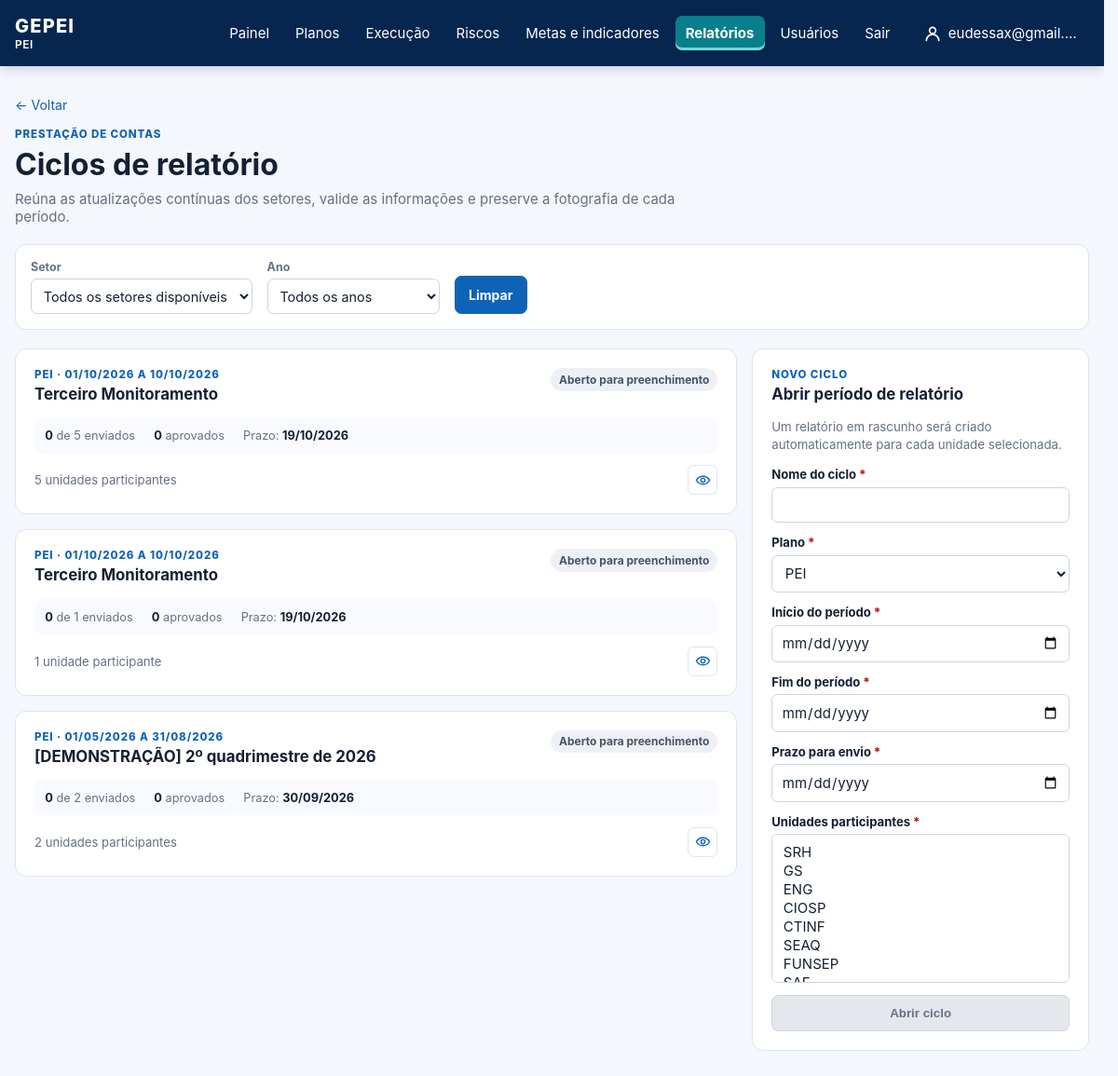
The app's page /relatorios/ciclos/ (signed in) with its own data.
### core/models.py (models this page shows, shortened)
class Plan(models.Model):
    class PlanType(models.TextChoices):
        PEI = "PEI", "PEI"
        PESP = "PESP", "PESP"
        PPA = "PPA", "PPA"
        OTHER = "OUTRO", "Outro"
    name = models.CharField(max_length=180)
    acronym = models.CharField(max_length=30)
    plan_type = models.CharField(max_length=10, choices=PlanType.choices)
    access_groups = models.ManyToManyField("auth.Group", blank=True, related_name="accessible_plans")
    start_date = models.DateField()
    end_date = models.DateField()
    active = models.BooleanField(default=True)
    def __str__(self):
        return self.acronym

class ReportCycle(models.Model):
    class Status(models.TextChoices):
        OPEN = "ABERTO", "Aberto para preenchimento"
        CONSOLIDATING = "EM_CONSOLIDACAO", "Em consolidação"
        CLOSED = "ENCERRADO", "Encerrado"
    plan = models.ForeignKey(Plan, on_delete=models.PROTECT, related_name="report_cycles")
    name = models.CharField(max_length=180)
    period_start = models.DateField()
    period_end = models.DateField()
    due_date = models.DateField()
    participating_units = models.ManyToManyField(OrganizationalUnit, related_name="report_cycles")
    status = models.CharField(max_length=18, choices=Status.choices, default=Status.OPEN)
    created_by = models.ForeignKey(settings.AUTH_USER_MODEL, on_delete=models.PROTECT, related_name="created_report_cycles")
    created_at = models.DateTimeField(auto_now_add=True)
    closed_at = models.DateTimeField(null=True, blank=True)
    class Meta:
        ordering = ["-period_end", "-id"]

### core/views.py (the view)
# urls.py: path("relatorios/", quarterly_reports.overview, name="report_cycle_overview"),
@login_required
@permission_required("core.view_reportcycle", raise_exception=True)
def report_cycle_overview(request):
    if request.method == "POST":
        _require_permission(request.user, "add_reportcycle")
        form = ReportCycleForm(request.POST, plans=current_plans(request), units=scope_units(OrganizationalUnit.objects.all(), request.user))
        if form.is_valid():
            own_ids = user_unit_ids(request.user)
            if own_ids is not None and request.user.has_perm("core.view_other_units") and any(unit.pk not in own_ids for unit in form.cleaned_data["participating_units"]):
                raise PermissionDenied
            with transaction.atomic():
                cycle = form.save(commit=False)
                cycle.created_by = request.user
                cycle.save()
                form.save_m2m()
                for unit in cycle.participating_units.all():
                    SectorReport.objects.get_or_create(cycle=cycle, unit=unit)
            messages.success(request, "Ciclo aberto e relatórios setoriais preparados.")
            return redirect("report_cycle_detail", cycle_id=cycle.id)
    else:
        form = ReportCycleForm(plans=current_plans(request), units=scope_units(OrganizationalUnit.objects.all(), request.user), initial={"plan": request.active_plan})
    cycles = ReportCycle.objects.filter(plan__in=current_plans(request)).select_related("plan", "created_by").prefetch_related("sector_reports", "participating_units")
    selected_unit = selected_unit_for_request(request)
    selected_year = request.GET.get("year", "")
    visible_units = {int(selected_unit)} if selected_unit.isdigit() else user_unit_ids(request.user, for_view=True)
    if visible_units is not None:
        cycles = cycles.filter(sector_reports__unit_id__in=visible_units).distinct()
    years = {timezone.localdate().year}
    for start, end in cycles.values_list("period_start", "period_end"):
        years.update(range(start.year, end.year + 1))
    if selected_year.isdigit() and 1 <= int(selected_year) <= 9999:
        year = int(selected_year)
        cycles = cycles.filter(period_start__lte=date(year, 12, 31), period_end__gte=date(year, 1, 1))
    cycle_rows = []
    for cycle in cycles:
        reports = [
            item for item in cycle.sector_reports.all() if visible_units is None or item.unit_id in visible_units
        ]
        cycle_rows.append(
            {
                "cycle": cycle,
                "report_count": len(reports),
                "submitted_count": sum(item.status != SectorReport.Status.DRAFT for item in reports),
                "approved_count": sum(item.status in [SectorReport.Status.APPROVED, SectorReport.Status.CONSOLIDATED] for item in reports),
            }
        )
    return render(
        request,
        "core/report_cycle_overview.html",
        {"units": view_scope_units(OrganizationalUnit.objects.order_by("name"), request.user), "selected_unit": selected_unit, "years": sorted(years, reverse=True), "selected_year": selected_year, "cycle_rows": cycle_rows, "cycle_form": form, "can_add_cycle": request.user.has_perm("core.add_reportcycle")},
    )

### core/forms.py (shortened to what this page needs)
class ReportCycleForm(forms.ModelForm):
    class Meta:
        model = ReportCycle
        fields = ["name", "plan", "period_start", "period_end", "due_date", "participating_units"]
        labels = {
            "name": "Nome do ciclo",
            "plan": "Plano",
            "period_start": "Início do período",
            "period_end": "Fim do período",
            "due_date": "Prazo para envio",
            "participating_units": "Unidades participantes",
        }
        widgets = {
            "period_start": forms.DateInput(format="%Y-%m-%d", attrs={"type": "date"}),
            "period_end": forms.DateInput(format="%Y-%m-%d", attrs={"type": "date"}),
            "due_date": forms.DateInput(format="%Y-%m-%d", attrs={"type": "date"}),
            "participating_units": forms.SelectMultiple(attrs={"size": 7}),
        }
    def __init__(self, *args, plans=None, units=None, **kwargs):
        super().__init__(*args, **kwargs)
        if plans is not None:
            self.fields["plan"].queryset = plans
        if units is not None:
            self.fields["participating_units"].queryset = units

### core/context_processors.py (called while the page is built)
def navigation_plans(request):
    if not request.user.is_authenticated:
        return {"navigation_plans": []}
    return {"navigation_plans": request.available_plans, "active_plan": request.active_plan}

### core/models.py (called while the page is built)
    def __str__(self):
        return self.acronym or self.name

### core/permissions.py (called while the page is built, shortened)
def is_administrator(user):
    if user.is_superuser:
        return True
    return user.groups.filter(name__iexact=ADMINISTRATOR_GROUP_NAME).exists()

def user_unit_ids(user, for_view=False):
    if is_administrator(user) or (for_view and user.has_perm("core.view_other_units")):
        return None

def scope_units(queryset, user, for_view=False):
    from .plan_scope import units_for_plan
    queryset = units_for_plan(queryset, user)
    ids = user_unit_ids(user, for_view=for_view)
    return queryset if ids is None else queryset.filter(pk__in=ids)

def selected_unit_for_request(request):
    ids = user_unit_ids(request.user)
    requested = request.GET.get("unit", "")
    if ids is None:
        return requested

def view_scope_units(queryset, user):
    return scope_units(queryset, user, for_view=True)

### core/plan_scope.py (called while the page is built)
def current_plans(request):
    return Plan.objects.filter(pk=getattr(request.user, "_active_plan_id", None))

### templates/core/report_cycle_overview.html (shortened to what this page needs)
{% extends "base.html" %}
{% block content %}
  <a class="back-link" href="{% url 'dashboard' %}">← Voltar</a>
  <section class="page-heading dashboard-heading">
    <div><p class="eyebrow">Prestação de contas</p><h1>Ciclos de relatório</h1><p>Reúna as atualizações contínuas dos setores, valide as informações e preserve a fotografia de cada período.</p></div>
  </section>
  <form method="get" class="dashboard-filters" aria-label="Filtros dos ciclos">
    <label>Setor<select name="unit"><option value="">Todos os setores disponíveis</option></select></label>
    <label>Ano<select name="year"><option value="">Todos os anos</option>{% for year in years %}<option value="{{ year }}" {% if selected_year == year|stringformat:"s" %}selected{% endif %}>{{ year }}</option>{% endfor %}</select></label>
    <a class="button button-primary clear-filter" href="{% url 'legacy_report_cycles' %}">Limpar</a>
  </form>
  <section class="report-overview-grid">
    <div class="report-cycle-list">
      {% for row in cycle_rows %}
        <article class="panel report-cycle-card">
          <div class="panel-heading"><div><p class="eyebrow">{{ row.cycle.plan.acronym }} · {{ row.cycle.period_start|date:"d/m/Y" }} a {{ row.cycle.period_end|date:"d/m/Y" }}</p><h2>{{ row.cycle.name }}</h2></div><span class="chip chip-report-{{ row.cycle.status|lower }}">{{ row.cycle.get_status_display }}</span></div>
          <div class="report-cycle-progress"><span><strong>{{ row.submitted_count }}</strong> de {{ row.report_count }} enviados</span><span><strong>{{ row.approved_count }}</strong> aprovados</span><span>Prazo: <strong>{{ row.cycle.due_date|date:"d/m/Y" }}</strong></span></div>
          <div class="card-footer"><span>{{ row.report_count }} unidade{{ row.report_count|pluralize:"s" }} participante{{ row.report_count|pluralize:"s" }}</span><a class="row-icon" href="{% url 'report_cycle_detail' row.cycle.id %}?unit={{ selected_unit }}" title="Visualizar" aria-label="Visualizar">{% include "core/_record_icon.html" with icon="view" %}</a></div>
        </article>
      {% empty %}
        <div class="empty-state large-empty panel"><strong>Nenhum ciclo aberto.</strong><span>Crie o primeiro ciclo para preparar os relatórios das unidades participantes.</span></div>
      {% endfor %}
    </div>
    {% if can_add_cycle %}<aside class="panel report-cycle-form-panel">
      <div class="panel-heading"><div><p class="eyebrow">Novo ciclo</p><h2>Abrir período de relatório</h2></div></div>
      <p class="form-hint">Um relatório em rascunho será criado automaticamente para cada unidade selecionada.</p>
      <form method="post" class="activity-form">{% csrf_token %}{% for field in cycle_form %}<div class="form-field"><label for="{{ field.id_for_label }}">{{ field.label }}</label>{{ field }}{% for error in field.errors %}<span class="field-error">{{ error }}</span>{% endfor %}</div>{% endfor %}<button class="button button-primary" type="submit">Abrir ciclo</button></form>
    </aside>{% endif %}
  </section>
{% endblock %}

### templates/base.html (shortened to what this page needs)
{% load static %}
<!doctype html>
<html lang="pt-br">
<head>
  <link rel="stylesheet" href="{% static 'css/gepei.css' %}?v=20261126-indice-vertical">
</head>
<body{% if active_plan.plan_type == "PESP" %} class="theme-pesp"{% endif %}>
  <header class="topbar">
    <a class="brand" href="{% url 'dashboard' %}">
      GEPEI
      {% if active_plan %}<span class="brand-plan">{{ active_plan.acronym }}</span>{% endif %}
    </a>
    {% if user.is_authenticated %}
      <nav>
        <a href="{% url 'dashboard' %}" {% if request.path == '/' %}class="nav-active" aria-current="page"{% endif %}>Painel</a>
        {% if perms.core.view_plan %}<a href="{% url 'pei_overview' %}" {% if '/pei/' in request.path %}class="nav-active" aria-current="page"{% endif %}>Planos</a>{% endif %}
        {% if perms.core.view_actionplan %}<a href="{% url 'action_plan_list' %}" {% if '/planos-de-acao/' in request.path and '/riscos/' not in request.path %}class="nav-active" aria-current="page"{% endif %}>Execução</a>{% endif %}
        {% if perms.core.view_risk %}<a href="{% url 'risk_overview' %}" {% if '/riscos/' in request.path %}class="nav-active" aria-current="page"{% endif %}>Riscos</a>{% endif %}
        {% if perms.core.view_strategictarget or perms.core.view_indicator %}<a href="{% if perms.core.view_indicator %}{% url 'indicator_overview' %}{% else %}{% url 'target_overview' %}{% endif %}" >Metas e indicadores</a>{% endif %}
        {% if perms.core.view_reportcycle or perms.core.view_sectorreport or perms.core.view_quarterlysectorreport or perms.core.consolidate_quarterlysectorreport %}<a href="{% url 'report_cycle_overview' %}" {% if '/relatorios/' in request.path %}class="nav-active" aria-current="page"{% endif %}>Relatórios</a>{% endif %}
        {% if perms.auth.view_user or perms.auth.view_group %}
        <details class="nav-plans{% if '/usuarios/' in request.path %} nav-active{% endif %}">
          <summary {% if '/usuarios/' in request.path %}aria-current="page"{% endif %}>Usuários</summary>
        </details>
        {% endif %}
        <form method="post" action="{% url 'logout' %}" onsubmit="return confirm('Tem certeza de que deseja sair?');">
          <button type="submit">Sair</button>
        </form>
        <a class="nav-user{% if request.path == '/minha-conta/' %} nav-active{% endif %}" href="{% url 'profile_edit' %}" title="Minha conta">
          <svg width="20" height="20" viewBox="0 0 24 24" fill="none" stroke="currentColor" stroke-width="2" stroke-linecap="round" stroke-linejoin="round" aria-hidden="true"><circle cx="12" cy="8" r="4"/><path d="M4 21c0-4.4 3.6-8 8-8s8 3.6 8 8"/></svg>
          <span>{{ user.first_name|default:user.username }}</span>
        </a>
      </nav>
    {% endif %}
  </header>
  <main class="container">
    {% block content %}{% endblock %}
  </main>
</body>
</html>

### templates/core/_record_icon.html
{% if icon == "view" %}<svg viewBox="0 0 24 24" width="18" height="18" fill="none" stroke="currentColor" stroke-width="1.8" stroke-linecap="round" stroke-linejoin="round" aria-hidden="true"><path d="M2 12s3.5-6 10-6 10 6 10 6-3.5 6-10 6S2 12 2 12Z"/><circle cx="12" cy="12" r="3"/></svg>{% elif icon == "delete" %}<svg viewBox="0 0 24 24" width="18" height="18" fill="none" stroke="currentColor" stroke-width="1.8" aria-hidden="true"><path d="M3 6h18M9 6V3h6v3M5 6l1 15h12l1-15M10 10v7M14 10v7"/></svg>{% elif icon == "evidence" %}<svg viewBox="0 0 24 24" width="18" height="18" fill="none" stroke="currentColor" stroke-width="1.8" aria-hidden="true"><path d="M6 3h8l4 4v14H6zM14 3v4h4M9 12h6M9 16h6"/></svg>{% else %}<svg viewBox="0 0 24 24" width="18" height="18" fill="none" stroke="currentColor" stroke-width="1.8" aria-hidden="true"><path d="m15 5 4 4M4 20l4-1L20 7a2.8 2.8 0 0 0-4-4L4 15z"/></svg>{% endif %}

### records on screen
Plan: acronym "PEI"
ReportCycle: cycle.plan.acronym "PEI", cycle.period_start "01/10/2026", cycle.period_end "10/10/2026", cycle.name "Terceiro Monitoramento", cycle.status "Aberto para preenchimento", submitted_count "0", report_count "5", approved_count "0", cycle.due_date "19/10/2026"
ReportCycle: cycle.plan.acronym "PEI", cycle.period_start "01/10/2026", cycle.period_end "10/10/2026", cycle.name "Terceiro Monitoramento", cycle.status "Aberto para preenchimento", submitted_count "0", report_count "1", approved_count "0", cycle.due_date "19/10/2026"
ReportCycle: cycle.plan.acronym "PEI", cycle.period_start "01/05/2026", cycle.period_end "31/08/2026", cycle.name "[DEMONSTRAÇÃO] 2º quadrimestre de 2026", cycle.status "Aberto para preenchimento", submitted_count "0", report_count "2", approved_count "0", cycle.due_date "30/09/2026"

### other values on screen
{{ user.first_name|default:user.username }} "eudessax@gmail.…"
{{ field.label }} "Nome do ciclo" "Plano" "Início do período" "Fim do período" "Prazo para envio" "Unidades participantes"
